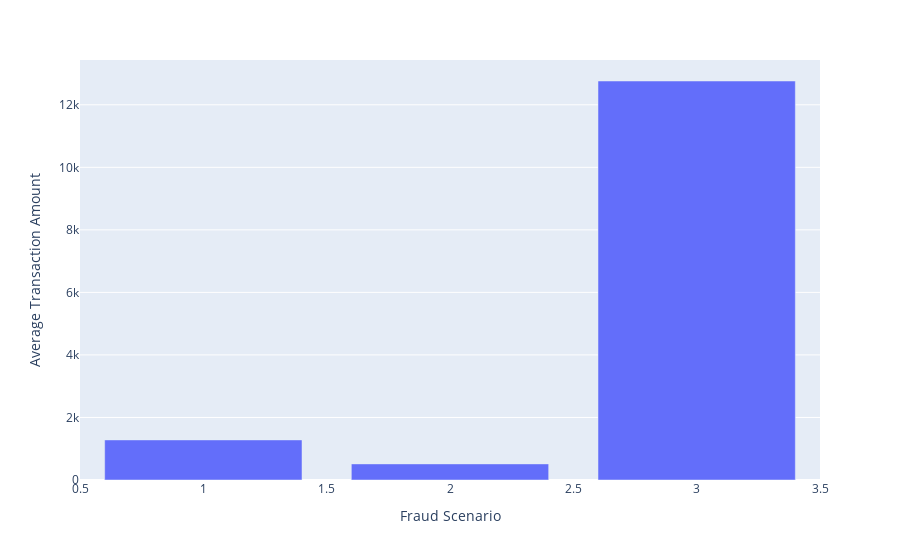

The cell this chart's notebook holds for it:
### Code cell
df = df[(df['TX_FRAUD_SCENARIO'] != 0) & (df['TX_AMOUNT'] != 0)]

grouped = df.groupby('TX_FRAUD_SCENARIO')['TX_AMOUNT'].mean().reset_index(name='mean_amount')

fig = px.bar(grouped, x='TX_FRAUD_SCENARIO', y='mean_amount', labels={'TX_FRAUD_SCENARIO':'Fraud Scenario','mean_amount':'Average Transaction Amount'})

fig.show()

### Figure 1 — Plotly figure (JSON) as saved in the notebook; plotly's stock layout.template omitted (floating-point values rounded to 4 significant figures)
{"data": [{"alignmentgroup": "True", "hovertemplate": "Fraud Scenario=%{x}<br>Average Transaction Amount=%{y}<extra></extra>", "legendgroup": "", "marker": {"color": "#636efa", "pattern": {"shape": ""}}, "name": "", "offsetgroup": "", "orientation": "v", "showlegend": false, "textposition": "auto", "type": "bar", "x": [1, 2, 3], "xaxis": "x", "y": [1282.0, 515.0, 12760.0], "yaxis": "y"}], "layout": {"barmode": "relative", "legend": {"tracegroupgap": 0}, "margin": {"t": 60}, "xaxis": {"anchor": "y", "domain": [0, 1], "title": {"text": "Fraud Scenario"}}, "yaxis": {"anchor": "x", "domain": [0, 1], "title": {"text": "Average Transaction Amount"}}}}
